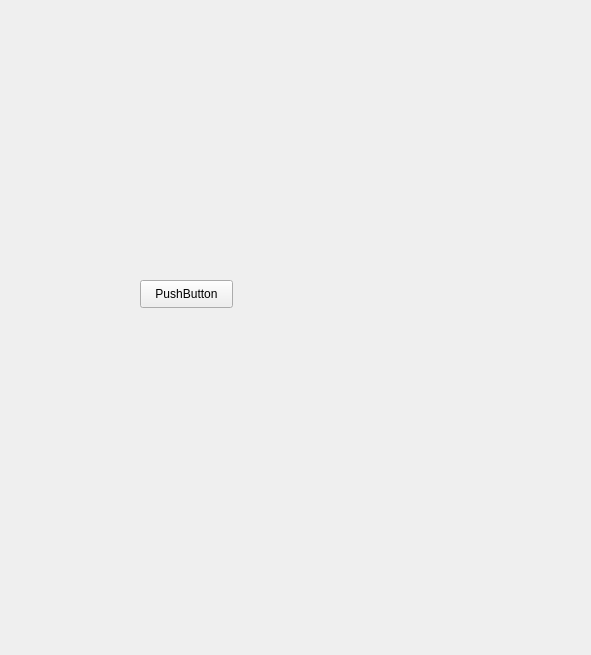
<?xml version="1.0" encoding="UTF-8"?>
<ui version="4.0">
 <class>OBNRealTimeWaveDisplay</class>
 <widget class="QWidget" name="OBNRealTimeWaveDisplay">
  <property name="geometry">
   <rect>
    <x>0</x>
    <y>0</y>
    <width>591</width>
    <height>655</height>
   </rect>
  </property>
  <property name="windowTitle">
   <string>Form</string>
  </property>
  <property name="styleSheet">
   <string notr="true">QWidget{
	background-color:&quot;#FFFFFF&quot;;
}</string>
  </property>
  <widget class="QPushButton" name="pushButton">
   <property name="geometry">
    <rect>
     <x>140</x>
     <y>280</y>
     <width>93</width>
     <height>28</height>
    </rect>
   </property>
   <property name="text">
    <string>PushButton</string>
   </property>
  </widget>
 </widget>
 <resources/>
 <connections/>
</ui>
